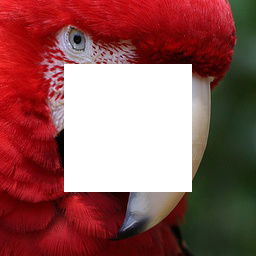
#> input picture deepstab/deepfill/examples/imagenet/imagenet_patches_ILSVRC2012_val_00022355_input.png, 256 x 256 px, given as the content of the folder data/processed/DAVIS/Annotations_unsupervised/480p, which was not available
$ python dilate_masks.py
#> lines starting #> are read from the running program, lines starting #| are printed output that depends on the picture; pictures that were not available may be replaced by others from this repository, and a replacement may not be noted
import argparse
import glob
import os

import cv2 as cv
import numpy as np

from tqdm import tqdm

parser = argparse.ArgumentParser()
parser.add_argument('--input-dir', type=str, default='data/processed/DAVIS/Annotations_unsupervised/480p')
parser.add_argument('--output-dir', type=str, default='data/processed/DAVIS/Annotations_dilated/480p')
parser.add_argument('--kernel-size', type=int, default=5)
parser.add_argument('--iterations', type=int, default=3)
opt = parser.parse_args()


def dilate(mask, kernel_size, iterations):
    structuring_element = np.ones((kernel_size, kernel_size), np.uint8)
    return cv.dilate(mask, structuring_element, iterations=iterations)


if __name__ == '__main__':
    for input_path in tqdm(glob.glob(f'{opt.input_dir}/**/*.png', recursive=True)):
        mask = cv.imread(input_path, cv.IMREAD_GRAYSCALE)
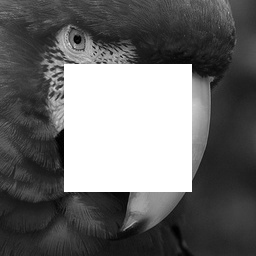
#> mask: shape (256, 256); min 0, max 255, mean 107.9
        dilated_mask = dilate(mask, opt.kernel_size, opt.iterations)
#> in dilate, `return cv.dilate(mask, structuring_element, iterations=iterations)`:
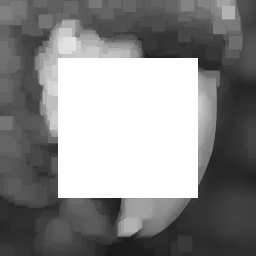
#> returned value: shape (256, 256); min 26, max 255, mean 136.3
        output_path = input_path.replace(opt.input_dir, opt.output_dir)
        os.makedirs(os.path.dirname(output_path), exist_ok=True)
        cv.imwrite(output_path, dilated_mask)

$ run again, on deepstab/deepfill/examples/imagenet/imagenet_patches_ILSVRC2012_val_00025892_input.png
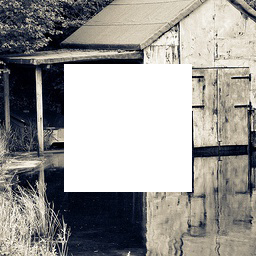
#> input picture deepstab/deepfill/examples/imagenet/imagenet_patches_ILSVRC2012_val_00025892_input.png, 256 x 256 px, given as the content of the folder data/processed/DAVIS/Annotations_unsupervised/480p, which was not available
#> `mask = cv.imread(input_path, cv.IMREAD_GRAYSCALE)`:
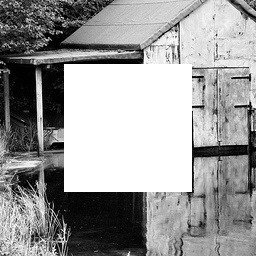
#> mask: shape (256, 256); min 0, max 255, mean 153.2
#> in dilate, `return cv.dilate(mask, structuring_element, iterations=iterations)`:
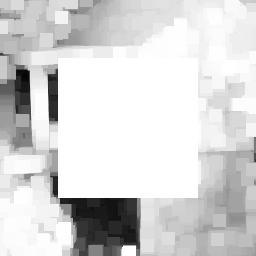
#> returned value: shape (256, 256); min 5, max 255, mean 214

$ run again, on deepstab/deepfill/examples/imagenet/imagenet_patches_ILSVRC2012_val_00045643_input.png
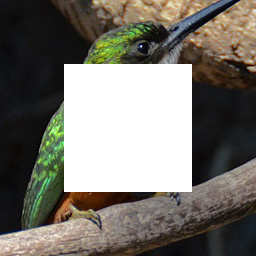
#> input picture deepstab/deepfill/examples/imagenet/imagenet_patches_ILSVRC2012_val_00045643_input.png, 256 x 256 px, given as the content of the folder data/processed/DAVIS/Annotations_unsupervised/480p, which was not available
#> `mask = cv.imread(input_path, cv.IMREAD_GRAYSCALE)`:
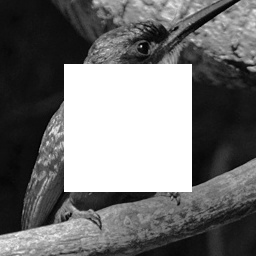
#> mask: shape (256, 256); min 0, max 255, mean 114.7
#> in dilate, `return cv.dilate(mask, structuring_element, iterations=iterations)`:
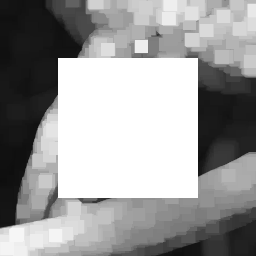
#> returned value: shape (256, 256); min 13, max 255, mean 155.3
